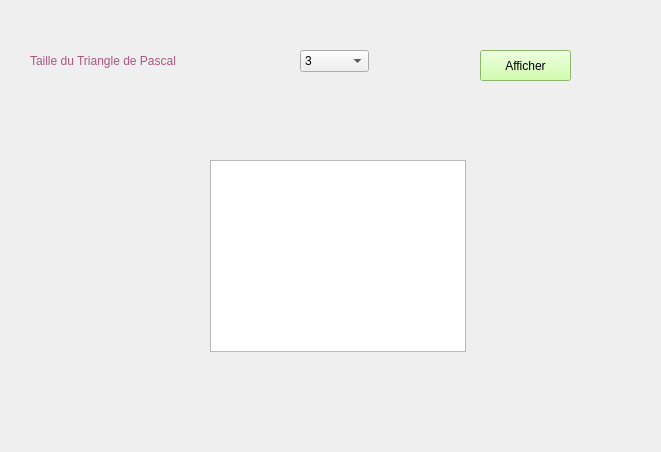
<?xml version="1.0" encoding="UTF-8"?>
<ui version="4.0">
 <class>Form</class>
 <widget class="QWidget" name="Form">
  <property name="geometry">
   <rect>
    <x>0</x>
    <y>0</y>
    <width>661</width>
    <height>452</height>
   </rect>
  </property>
  <property name="windowTitle">
   <string>Form</string>
  </property>
  <widget class="QComboBox" name="cmbTaille">
   <property name="geometry">
    <rect>
     <x>300</x>
     <y>50</y>
     <width>69</width>
     <height>22</height>
    </rect>
   </property>
   <item>
    <property name="text">
     <string>3</string>
    </property>
   </item>
   <item>
    <property name="text">
     <string>4</string>
    </property>
   </item>
   <item>
    <property name="text">
     <string>5</string>
    </property>
   </item>
   <item>
    <property name="text">
     <string>6</string>
    </property>
   </item>
   <item>
    <property name="text">
     <string>7</string>
    </property>
   </item>
   <item>
    <property name="text">
     <string>8</string>
    </property>
   </item>
   <item>
    <property name="text">
     <string>9</string>
    </property>
   </item>
   <item>
    <property name="text">
     <string>10</string>
    </property>
   </item>
  </widget>
  <widget class="QLabel" name="label">
   <property name="geometry">
    <rect>
     <x>30</x>
     <y>50</y>
     <width>251</width>
     <height>21</height>
    </rect>
   </property>
   <property name="styleSheet">
    <string notr="true">font: 14pt &quot;MV Boli&quot;;
color: rgb(170, 85, 127);</string>
   </property>
   <property name="text">
    <string>Taille du Triangle de Pascal </string>
   </property>
  </widget>
  <widget class="QPushButton" name="btnAfficher">
   <property name="geometry">
    <rect>
     <x>480</x>
     <y>50</y>
     <width>91</width>
     <height>31</height>
    </rect>
   </property>
   <property name="styleSheet">
    <string notr="true">font: 14pt &quot;MV Boli&quot;;
background-color: rgb(195, 255, 149);
</string>
   </property>
   <property name="text">
    <string>Afficher</string>
   </property>
  </widget>
  <widget class="QTableWidget" name="tbl">
   <property name="geometry">
    <rect>
     <x>210</x>
     <y>160</y>
     <width>256</width>
     <height>192</height>
    </rect>
   </property>
  </widget>
 </widget>
 <resources/>
 <connections/>
</ui>
